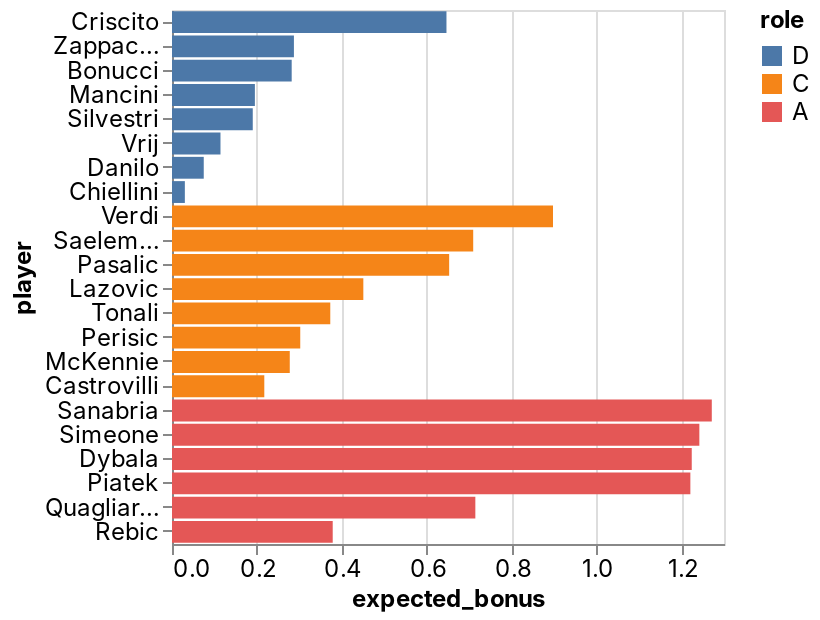

The notebook cell saved with this chart:
### Code cell
_deepnote_run_altair(team, """{"$schema":"https://vega.github.io/schema/vega-lite/v4.json","mark":{"type":"bar","tooltip":{"content":"data"}},"height":220,"autosize":{"type":"fit"},"data":{"name":"placeholder"},"encoding":{"x":{"field":"expected_bonus","type":"quantitative","sort":null,"scale":{"type":"linear","zero":false}},"y":{"field":"player","type":"nominal","sort":null,"scale":{"type":"linear","zero":true}},"color":{"field":"role","type":"nominal","sort":null,"scale":{"type":"linear","zero":false}}}}""")

### Figure 1 — Vega-Lite specification as saved in the notebook (floating-point values rounded to 4 significant figures)
{"config": {"view": {"continuousWidth": 400, "continuousHeight": 300}, "area": {"fill": "#51C0E9"}, "axis": {"labelFont": "Inter, sans-serif", "labelFontSize": 12, "labelFontWeight": "normal", "labelLimit": 60, "labelOverlap": "greedy", "titleFont": "Inter, sans-serif", "titleFontSize": 12, "titleFontWeight": "bold"}, "background": "#ffffff", "legend": {"labelFont": "Inter, sans-serif", "labelFontSize": 12, "titleFont": "Inter, sans-serif", "titleFontSize": 12, "titleFontWeight": "bold"}, "line": {"stroke": "#51C0E9", "strokeWidth": 2}, "rect": {"fill": "#51C0E9"}, "title": {"anchor": "start", "color": "#000000", "font": "Inter, sans-serif", "fontSize": 22, "fontWeight": "normal"}}, "data": {"name": "data-5e53860c56f9545ea6569761caa3a444"}, "mark": {"type": "bar", "tooltip": {"content": "data"}}, "autosize": {"type": "fit"}, "encoding": {"color": {"type": "nominal", "field": "role", "scale": {"type": "linear", "zero": false}, "sort": null}, "x": {"type": "quantitative", "field": "expected_bonus", "scale": {"type": "linear", "zero": false}, "sort": null}, "y": {"type": "nominal", "field": "player", "scale": {"type": "linear", "zero": true}, "sort": null}}, "height": 300, "width": "container", "$schema": "https://vega.github.io/schema/vega-lite/v4.json", "datasets": {"data-5e53860c56f9545ea6569761caa3a444": [{"fanta_team": "MEZAFE", "role": "D", "player": "Criscito", "team": "Genoa", "opponent": "Salernitana", "date": "2022-02-13T00:00:00", "expected_bonus": 0.6464}, {"fanta_team": "MEZAFE", "role": "D", "player": "Zappacosta", "team": "Atalanta", "opponent": "Juventus", "date": "2022-02-13T00:00:00", "expected_bonus": 0.2871}, {"fanta_team": "MEZAFE", "role": "D", "player": "Bonucci", "team": "Juventus", "opponent": "Atalanta", "date": "2022-02-13T00:00:00", "expected_bonus": 0.2819}, {"fanta_team": "MEZAFE", "role": "D", "player": "Mancini", "team": "Roma", "opponent": "Sassuolo", "date": "2022-02-13T00:00:00", "expected_bonus": 0.1952}, {"fanta_team": "MEZAFE", "role": "D", "player": "Silvestri", "team": "Bologna", "opponent": "Lazio", "date": "2022-02-12T00:00:00", "expected_bonus": 0.1902}, {"fanta_team": "MEZAFE", "role": "D", "player": "Vrij", "team": "Inter", "opponent": "Napoli", "date": "2022-02-12T00:00:00", "expected_bonus": 0.1142}, {"fanta_team": "MEZAFE", "role": "D", "player": "Danilo", "team": "Juventus", "opponent": "Atalanta", "date": "2022-02-13T00:00:00", "expected_bonus": 0.07477}, {"fanta_team": "MEZAFE", "role": "D", "player": "Chiellini", "team": "Juventus", "opponent": "Atalanta", "date": "2022-02-13T00:00:00", "expected_bonus": 0.03027}, {"fanta_team": "MEZAFE", "role": "C", "player": "Verdi", "team": "Salernitana", "opponent": "Genoa", "date": "2022-02-13T00:00:00", "expected_bonus": 0.8973}, {"fanta_team": "MEZAFE", "role": "C", "player": "Saelemaekers", "team": "AC Milan", "opponent": "Sampdoria", "date": "2022-02-13T00:00:00", "expected_bonus": 0.7094}, {"fanta_team": "MEZAFE", "role": "C", "player": "Pasalic", "team": "Atalanta", "opponent": "Juventus", "date": "2022-02-13T00:00:00", "expected_bonus": 0.6527}, {"fanta_team": "MEZAFE", "role": "C", "player": "Lazovic", "team": "Verona", "opponent": "Udinese", "date": "2022-02-13T00:00:00", "expected_bonus": 0.4506}, {"fanta_team": "MEZAFE", "role": "C", "player": "Tonali", "team": "AC Milan", "opponent": "Sampdoria", "date": "2022-02-13T00:00:00", "expected_bonus": 0.3728}, {"fanta_team": "MEZAFE", "role": "C", "player": "Perisic", "team": "Inter", "opponent": "Napoli", "date": "2022-02-12T00:00:00", "expected_bonus": 0.302}, {"fanta_team": "MEZAFE", "role": "C", "player": "McKennie", "team": "Juventus", "opponent": "Atalanta", "date": "2022-02-13T00:00:00", "expected_bonus": 0.2774}, {"fanta_team": "MEZAFE", "role": "C", "player": "Castrovilli", "team": "Fiorentina", "opponent": "Spezia", "date": "2022-02-14T00:00:00", "expected_bonus": 0.2174}, {"fanta_team": "MEZAFE", "role": "A", "player": "Sanabria", "team": "Torino", "opponent": "Venezia", "date": "2022-02-12T00:00:00", "expected_bonus": 1.271}, {"fanta_team": "MEZAFE", "role": "A", "player": "Simeone", "team": "Verona", "opponent": "Udinese", "date": "2022-02-13T00:00:00", "expected_bonus": 1.242}, {"fanta_team": "MEZAFE", "role": "A", "player": "Dybala", "team": "Juventus", "opponent": "Atalanta", "date": "2022-02-13T00:00:00", "expected_bonus": 1.224}, {"fanta_team": "MEZAFE", "role": "A", "player": "Piatek", "team": "Fiorentina", "opponent": "Spezia", "date": "2022-02-14T00:00:00", "expected_bonus": 1.221}, {"fanta_team": "MEZAFE", "role": "A", "player": "Quagliarella", "team": "Sampdoria", "opponent": "AC Milan", "date": "2022-02-13T00:00:00", "expected_bonus": 0.7144}, {"fanta_team": "MEZAFE", "role": "A", "player": "Rebic", "team": "AC Milan", "opponent": "Sampdoria", "date": "2022-02-13T00:00:00", "expected_bonus": 0.3785}]}}
